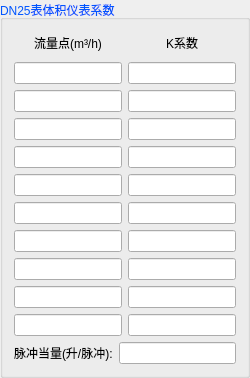
         <widget class="QGroupBox" name="gBox_DN25">
          <property name="palette">
           <palette>
            <active>
             <colorrole role="WindowText">
              <brush brushstyle="SolidPattern">
               <color alpha="255">
                <red>0</red>
                <green>85</green>
                <blue>255</blue>
               </color>
              </brush>
             </colorrole>
            </active>
            <inactive>
             <colorrole role="WindowText">
              <brush brushstyle="SolidPattern">
               <color alpha="255">
                <red>0</red>
                <green>85</green>
                <blue>255</blue>
               </color>
              </brush>
             </colorrole>
            </inactive>
            <disabled>
             <colorrole role="WindowText">
              <brush brushstyle="SolidPattern">
               <color alpha="255">
                <red>120</red>
                <green>120</green>
                <blue>120</blue>
               </color>
              </brush>
             </colorrole>
            </disabled>
           </palette>
          </property>
          <property name="title">
           <string>DN25表体积仪表系数</string>
          </property>
          <layout class="QVBoxLayout" name="verticalLayout_20">
           <item>
            <layout class="QHBoxLayout" name="horizontalLayout_11">
             <item>
              <layout class="QVBoxLayout" name="verticalLayout_21">
               <item>
                <widget class="QLabel" name="label_32">
                 <property name="sizePolicy">
                  <sizepolicy hsizetype="Preferred" vsizetype="Fixed">
                   <horstretch>0</horstretch>
                   <verstretch>0</verstretch>
                  </sizepolicy>
                 </property>
                 <property name="minimumSize">
                  <size>
                   <width>60</width>
                   <height>25</height>
                  </size>
                 </property>
                 <property name="palette">
                  <palette>
                   <active>
                    <colorrole role="WindowText">
                     <brush brushstyle="SolidPattern">
                      <color alpha="255">
                       <red>0</red>
                       <green>0</green>
                       <blue>0</blue>
                      </color>
                     </brush>
                    </colorrole>
                   </active>
                   <inactive>
                    <colorrole role="WindowText">
                     <brush brushstyle="SolidPattern">
                      <color alpha="255">
                       <red>0</red>
                       <green>0</green>
                       <blue>0</blue>
                      </color>
                     </brush>
                    </colorrole>
                   </inactive>
                   <disabled>
                    <colorrole role="WindowText">
                     <brush brushstyle="SolidPattern">
                      <color alpha="255">
                       <red>120</red>
                       <green>120</green>
                       <blue>120</blue>
                      </color>
                     </brush>
                    </colorrole>
                   </disabled>
                  </palette>
                 </property>
                 <property name="text">
                  <string>&lt;html&gt;&lt;head/&gt;&lt;body&gt;&lt;p align=&quot;center&quot;&gt;流量点(m³/h)&lt;/p&gt;&lt;/body&gt;&lt;/html&gt;</string>
                 </property>
                </widget>
               </item>
               <item>
                <widget class="QLineEdit" name="lineEdit_DN25_FLowPoint_1"/>
               </item>
               <item>
                <widget class="QLineEdit" name="lineEdit_DN25_FLowPoint_2"/>
               </item>
               <item>
                <widget class="QLineEdit" name="lineEdit_DN25_FLowPoint_3"/>
               </item>
               <item>
                <widget class="QLineEdit" name="lineEdit_DN25_FLowPoint_4"/>
               </item>
               <item>
                <widget class="QLineEdit" name="lineEdit_DN25_FLowPoint_5"/>
               </item>
               <item>
                <widget class="QLineEdit" name="lineEdit_DN25_FLowPoint_6"/>
               </item>
               <item>
                <widget class="QLineEdit" name="lineEdit_DN25_FLowPoint_7"/>
               </item>
               <item>
                <widget class="QLineEdit" name="lineEdit_DN25_FLowPoint_8"/>
               </item>
               <item>
                <widget class="QLineEdit" name="lineEdit_DN25_FLowPoint_9"/>
               </item>
               <item>
                <widget class="QLineEdit" name="lineEdit_DN25_FLowPoint_10"/>
               </item>
              </layout>
             </item>
             <item>
              <layout class="QVBoxLayout" name="verticalLayout_22">
               <item>
                <widget class="QLabel" name="label_33">
                 <property name="sizePolicy">
                  <sizepolicy hsizetype="Preferred" vsizetype="Fixed">
                   <horstretch>0</horstretch>
                   <verstretch>0</verstretch>
                  </sizepolicy>
                 </property>
                 <property name="minimumSize">
                  <size>
                   <width>50</width>
                   <height>25</height>
                  </size>
                 </property>
                 <property name="palette">
                  <palette>
                   <active>
                    <colorrole role="WindowText">
                     <brush brushstyle="SolidPattern">
                      <color alpha="255">
                       <red>0</red>
                       <green>0</green>
                       <blue>0</blue>
                      </color>
                     </brush>
                    </colorrole>
                   </active>
                   <inactive>
                    <colorrole role="WindowText">
                     <brush brushstyle="SolidPattern">
                      <color alpha="255">
                       <red>0</red>
                       <green>0</green>
                       <blue>0</blue>
                      </color>
                     </brush>
                    </colorrole>
                   </inactive>
                   <disabled>
                    <colorrole role="WindowText">
                     <brush brushstyle="SolidPattern">
                      <color alpha="255">
                       <red>120</red>
                       <green>120</green>
                       <blue>120</blue>
                      </color>
                     </brush>
                    </colorrole>
                   </disabled>
                  </palette>
                 </property>
                 <property name="text">
                  <string>&lt;html&gt;&lt;head/&gt;&lt;body&gt;&lt;p align=&quot;center&quot;&gt;K系数&lt;/p&gt;&lt;/body&gt;&lt;/html&gt;</string>
                 </property>
                </widget>
               </item>
               <item>
                <widget class="QLineEdit" name="lineEdit_DN25_KCoe_1"/>
               </item>
               <item>
                <widget class="QLineEdit" name="lineEdit_DN25_KCoe_2"/>
               </item>
               <item>
                <widget class="QLineEdit" name="lineEdit_DN25_KCoe_3"/>
               </item>
               <item>
                <widget class="QLineEdit" name="lineEdit_DN25_KCoe_4"/>
               </item>
               <item>
                <widget class="QLineEdit" name="lineEdit_DN25_KCoe_5"/>
               </item>
               <item>
                <widget class="QLineEdit" name="lineEdit_DN25_KCoe_6"/>
               </item>
               <item>
                <widget class="QLineEdit" name="lineEdit_DN25_KCoe_7"/>
               </item>
               <item>
                <widget class="QLineEdit" name="lineEdit_DN25_KCoe_8"/>
               </item>
               <item>
                <widget class="QLineEdit" name="lineEdit_DN25_KCoe_9"/>
               </item>
               <item>
                <widget class="QLineEdit" name="lineEdit_DN25_KCoe_10"/>
               </item>
              </layout>
             </item>
            </layout>
           </item>
           <item>
            <layout class="QHBoxLayout" name="horizontalLayout_12">
             <item>
              <widget class="QLabel" name="label_34">
               <property name="palette">
                <palette>
                 <active>
                  <colorrole role="WindowText">
                   <brush brushstyle="SolidPattern">
                    <color alpha="255">
                     <red>0</red>
                     <green>0</green>
                     <blue>0</blue>
                    </color>
                   </brush>
                  </colorrole>
                 </active>
                 <inactive>
                  <colorrole role="WindowText">
                   <brush brushstyle="SolidPattern">
                    <color alpha="255">
                     <red>0</red>
                     <green>0</green>
                     <blue>0</blue>
                    </color>
                   </brush>
                  </colorrole>
                 </inactive>
                 <disabled>
                  <colorrole role="WindowText">
                   <brush brushstyle="SolidPattern">
                    <color alpha="255">
                     <red>120</red>
                     <green>120</green>
                     <blue>120</blue>
                    </color>
                   </brush>
                  </colorrole>
                 </disabled>
                </palette>
               </property>
               <property name="text">
                <string>脉冲当量(升/脉冲):</string>
               </property>
              </widget>
             </item>
             <item>
              <widget class="QLineEdit" name="lineEdit_DN25_Pulse"/>
             </item>
            </layout>
           </item>
          </layout>
         </widget>
